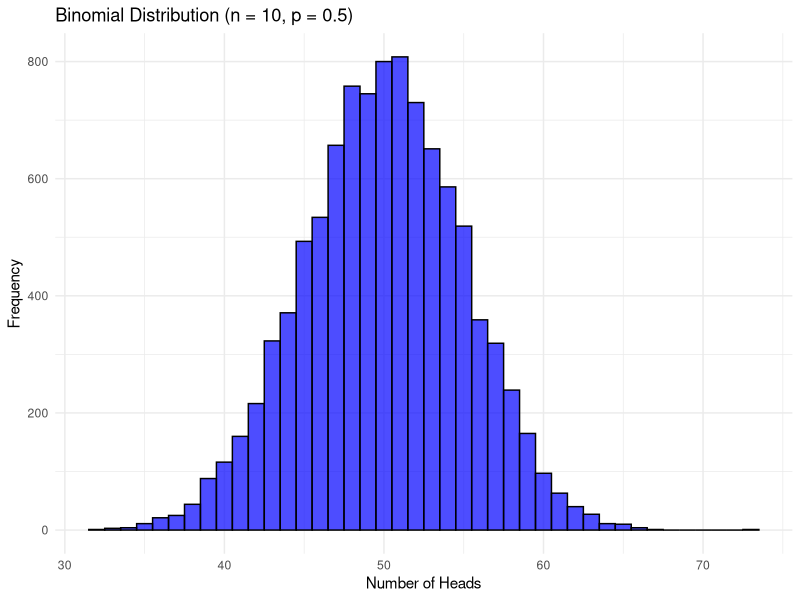

Generate this figure with R:

# the Binomial Distribution is used to model the number of successes in a fixed number of independent trials, where each trial has the same probability of success

# Load necessary library
library(ggplot2)

# Set parameters for the binomial distribution
n <- 100    # Number of trials
p <- 0.5   # Probability of success (getting heads)

# Generate a sample of 1000 binomial outcomes
set.seed(123)  # For reproducibility
binom_sample <- rbinom(10000, size = n, prob = p)

# Print the first few samples
head(binom_sample)

# Plot the binomial distribution
ggplot(data.frame(binom_sample), aes(x = binom_sample)) +
  geom_histogram(binwidth = 1, fill = "blue", color = "black", alpha = 0.7) +
  labs(title = "Binomial Distribution (n = 10, p = 0.5)",
       x = "Number of Heads",
       y = "Frequency") +
  theme_minimal()
